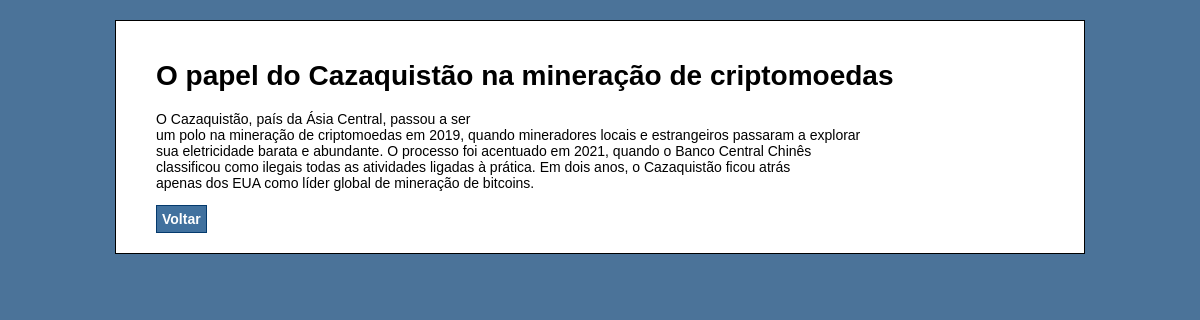
Page /artigo.php?id=1 on the committed database.
### tables this page shows
CREATE TABLE IF NOT EXISTS `artigos` (
  `id` int(11) NOT NULL AUTO_INCREMENT,
  `titulo` text NOT NULL,
  `conteudo` text NOT NULL,
  PRIMARY KEY (`id`)
);

### src/Artigo.php (called while the page is built, shortened)
<?php
class Artigo {
    private $mysql;
    public function __construct(mysqli $mysql)
    {
        $this -> mysql = $mysql;
    }
    public function encontrarPorId(string $id): array
        {
        $selecionaArtigo = $this -> mysql -> prepare("SELECT id, titulo, conteudo
         FROM artigos WHERE id = ?");
        $selecionaArtigo -> bind_param('s', $id);
        $selecionaArtigo -> execute();
        $artigo = $selecionaArtigo -> get_result()-> fetch_assoc();
        return $artigo;
        }
}
?>

### artigo.php (the view, shortened to what this page needs)
<?php
require 'config.php';
require 'src/Artigo.php';
$obj_artigo = new Artigo($mysql);
$artigo = $obj_artigo ->encontrarPorId($_GET['id']);
?>
<!DOCTYPE html>
<html lang="pt-br">
<head>
    <link rel="stylesheet" type="text/css" href="style.css">
</head>
<body>
    <div id="container">
        <h1>
            <?php echo $artigo ['titulo']; ?>
        </h1>
        <p>
            <?php echo nl2br($artigo['conteudo']); ?>
    </p>
        <div>
            <a class="botao botao-block" href="index.php">Voltar</a>
        </div>
    </div>
</body>
</html>

### style.css (style rules this page uses)
body { background-color: #4B7399; font-family: Verdana, Helvetica, Arial; font-size: 14px; }
#container { width: 75%; margin: 0 auto; background-color: #FFF; padding: 20px 40px; border: solid 1px black; margin-top: 20px; }
a { text-decoration: none; }
.botao { padding: 5px; background-color: rgb(65, 113, 158); color: #ffffff; font-weight: bold; border: solid 1px rgb(4, 58, 109); }
.botao-block { display: block; width: max-content; }

### rows in the picture
artigos: titulo "O papel do Cazaquistão na mineração de criptomoedas", conteudo "O Cazaquistão, país da Ásia Central, passou a ser um polo na mineração de criptomoedas em 2019, quando mineradores locais e estrangeiros passaram a explorar sua eletricidade barata e abundante. O processo foi acentuado em 2021, quando o Banco Central Chinês classificou como ilegais todas as atividades ligadas à prática. Em dois anos, o Cazaquistão ficou atrás apenas dos EUA como líder global de mineração de bitcoins."
